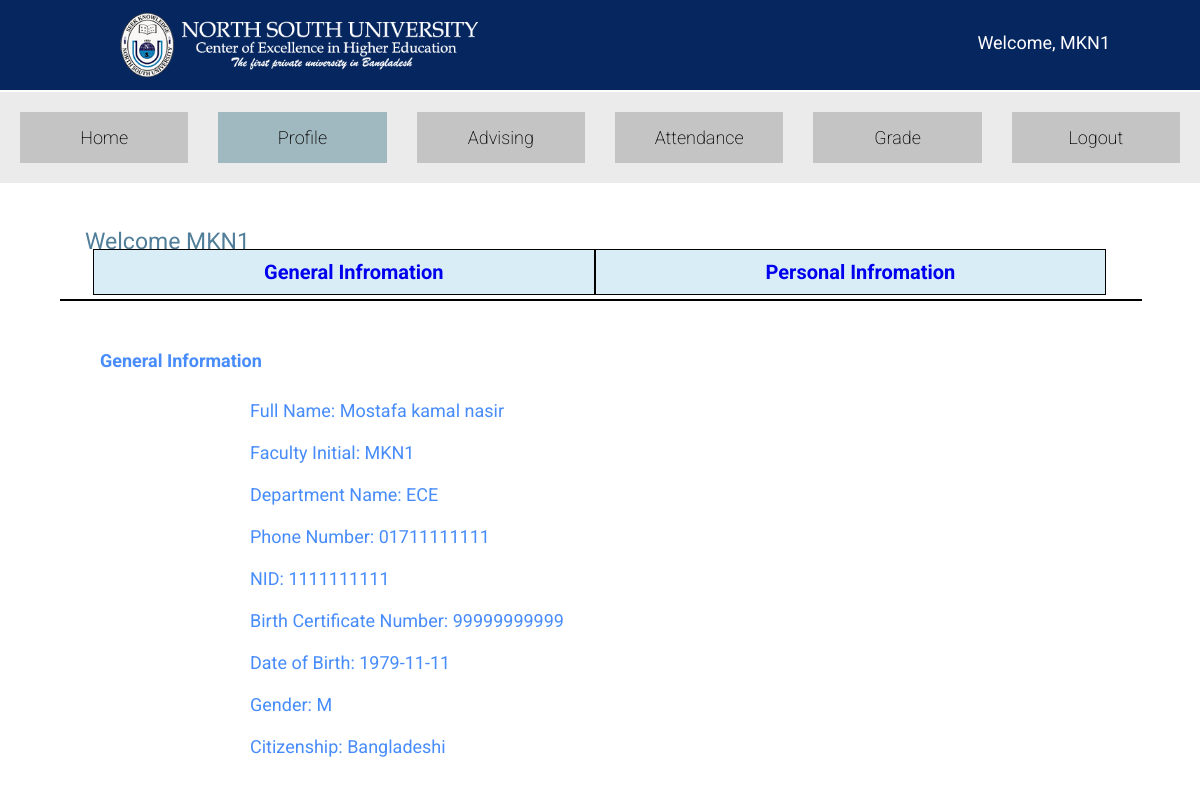
Page /faculty/faculty_profile.php (signed in) on the committed database.
### tables this page shows
CREATE TABLE `faculty_profile` (
  `name` varchar(40) DEFAULT NULL,
  `initial` varchar(10) NOT NULL,
  `department_name` varchar(10) DEFAULT NULL,
  `phone_number` varchar(15) DEFAULT NULL,
  `nid` varchar(50) NOT NULL,
  `birth_reg_no` varchar(50) NOT NULL,
  `dob` date NOT NULL,
  `gender` char(1) NOT NULL,
  `citizenship` varchar(20) DEFAULT NULL
);

### library/class.Users.php (called while the page is built, shortened)
<?php
class USERS{
    public static function isLogged(){
        return isset($_COOKIE['logged_user']) && isset($_COOKIE['user_role']);
    }
    public static function isLoggedAdmin(){
        return USERS::isLogged() && $_COOKIE['user_role'] == 0;
    }
    public static function isLoggedFaculty(){
        return USERS::isLogged() && $_COOKIE['user_role'] == 1;
    }
    public static function getUserName(){
        return $_COOKIE['logged_user'];
    }
}

### library/class.DB.php (called while the page is built, shortened)
<?php
class DB{
    public $connection;
    function __construct($configs){
        $this->connection = mysqli_connect($configs->host,$configs->username,$configs->password, $configs->dbname);
    }
    function query($sql, $debug=false){
        return mysqli_query($this->connection, $sql);
    }
}

### app.php (called while the page is built, shortened)
<?php
require PATH . './library/class.DB.php';
require PATH . './library/class.Users.php';
$APP_DB = new DB(new CONFIG_DB());

### faculty/faculty_profile.php (the view, shortened to what this page needs)
<?php
include "../app.php";
$template_vars["get_hierarchy"] = "../";
$template_vars["active_id_sub_header"] = 1;
?>
<!DOCTYPE html>
<html lang="en">
<head>
    <link rel="stylesheet" href="../src/css/styles.css">
</head>
<body>
    <?php include "../template/header.php"; ?>
    <?php include "../template/sub_header.php"; ?>
    <section class="welcome_text">
        Welcome <?php echo USERS::getUserName(); ?>
        <div class="welcome_border_bottom"></div>
    </section>
    <div class="data">
     <?php
            $current = USERS::getUserName();
            $result = $APP_DB->query("SELECT * FROM faculty_profile WHERE initial= '$current'");
            while($row=$result->fetch_assoc()){
            $name = $row['name'];
            $initial = $current;
            $department_name = $row['department_name'];
            $phone_no = $row['phone_number'];
            $nid = $row['nid'];
            $birth = $row['birth_reg_no'];
            $date_of_birth = $row['dob'];
            $gender = $row['gender'];
            $citzenship = $row['citizenship'];
        }
    ?>
    <div class="nav_bar">
      <ul>
        <li><a href="#">General Infromation</a></li>
        <li><a href="#">Personal Infromation</a></li>
      </ul>
    </div>
    <br><br>
    <div class="Gen">
      General Information
    </div>
    <br>
    <br>
    <div class="profile-user-info">
      <div class="profile-info-row">
        <div class="profile-info-name">Full Name:<?php echo "  ".$name ?></div>
      </div>
      <br>
      <div class="profile-info-row">
        <div class="profile-info-ID">Faculty Initial:<?php echo "  ".$initial ?></div>
      </div>
      <br>
      <div class="profile-info-row">
        <div class="profile-info-Degree">Department Name:<?php echo "  ".$department_name ?></div>
      </div>
      <br>
      <div class="profile-info-row">
        <div class="profile-info-Credits">Phone Number:<?php echo "  ".$phone_no ?></div>
      </div>
      <br>
      <div class="profile-info-row">
        <div class="profile-info-ID">NID:<?php echo "  ".$nid ?></div>
      </div>
      <br>
      <div class="profile-info-row">
        <div class="profile-info-ID">Birth Certificate Number:<?php echo "  ".$birth ?></div>
      </div>
      <br>
      <div class="profile-info-row">
        <div class="profile-info-ID">Date of Birth:<?php echo "  ".$date_of_birth ?></div>
      </div>
      <br>
      <div class="profile-info-row">
        <div class="profile-info-ID">Gender:<?php echo "  ".$gender ?></div>
      </div>
      <br>
      <div class="profile-info-row">
        <div class="profile-info-ID">Citizenship:<?php echo "  ".$citzenship ?></div>
      </div>
    </div>
</body>
</html>

### template/header.php
<header>
  <div class="primary-header">
    <a href="<?php echo $template_vars["get_hierarchy"];?>" class="nsu-logo">
      <img src="<?php echo $template_vars["get_hierarchy"];?>src/img/logo-wide.png" alt="" srcset="">
    </a>
    <div class="header-right">
    <?php
    if(USERS::isLogged()){
      ?>
        <a href="#profile">Welcome, <?php echo $_COOKIE['logged_user']; ?></a>
      <?php
    }else{
      ?>
        <a href="#about">About</a>
      <?php
    }
    ?>
    </div>
  </div>
</header>

### template/sub_header.php (shortened to what this page needs)
<?php
function isActiveFacultyHeader($id)
{
    global $template_vars;
    if ($id == $template_vars["active_id_sub_header"]) echo "class=\"active\"";
}
?>
<nav>
    <div class="primary-sub-header">
        <?php if (USERS::isLoggedAdmin()) {
        ?>
            <ul id="sub-header-list">
                <li <?php isActiveAdminHeader(0); ?>><a href="<?php echo $template_vars["get_hierarchy"]; ?>admin/index.php">Home</a></li>
                <li <?php isActiveAdminHeader(1); ?>><a href="<?php echo $template_vars["get_hierarchy"]; ?>admin/course_list.php">Course List</a></li>
                <li <?php isActiveAdminHeader(2); ?>><a href="<?php echo $template_vars["get_hierarchy"]; ?>admin/create_student.php">Create Student</a></li>
                <li <?php isActiveAdminHeader(3); ?>><a href="<?php echo $template_vars["get_hierarchy"]; ?>admin/create_faculty.php">Create Faculty</a></li>
                <li <?php isActiveAdminHeader(4); ?>><a href="<?php echo $template_vars["get_hierarchy"]; ?>admin/student_list.php">Student List</a></li>
                <li <?php isActiveAdminHeader(5); ?>><a href="<?php echo $template_vars["get_hierarchy"]; ?>admin/faculty_list.php">Faculty List</a></li>
                <li <?php isActiveAdminHeader(6); ?>><a href="<?php echo $template_vars["get_hierarchy"]; ?>logout.php">Logout</a></li>
            </ul>
        <?php } else if (USERS::isLoggedFaculty()) { ?>
            <ul id="sub-header-list">
                <li <?php isActiveFacultyHeader(0); ?>><a href="<?php echo $template_vars["get_hierarchy"]; ?>faculty/index.php">Home</a></li>
                <li <?php isActiveFacultyHeader(1); ?>><a href="<?php echo $template_vars["get_hierarchy"]; ?>faculty/faculty_profile.php">Profile</a></li>
                <li <?php isActiveFacultyHeader(2); ?>><a href="<?php echo $template_vars["get_hierarchy"]; ?>faculty/faculty_advising.php">Advising</a></li>
                <li <?php isActiveFacultyHeader(3); ?>><a href="<?php echo $template_vars["get_hierarchy"]; ?>faculty/faculty_attendance.php">Attendance</a></li>
                <li <?php isActiveFacultyHeader(4); ?>><a href="<?php echo $template_vars["get_hierarchy"]; ?>faculty/faculty_grade.php">Grade</a></li>
                <li><a href="<?php echo $template_vars["get_hierarchy"]; ?>logout.php">Logout</a></li>
            </ul>
        <?php } else if (USERS::isLoggedStudent()) { ?>
            <ul id="sub-header-list">
                <li <?php isActiveStudentHeader(0); ?>><a href="<?php echo $template_vars["get_hierarchy"]; ?>student/index.php">Home</a></li>
                <li <?php isActiveStudentHeader(1); ?>><a href="<?php echo $template_vars["get_hierarchy"]; ?>student/student_profile.php">Profile</a></li>
                <li <?php isActiveStudentHeader(2); ?>><a href="<?php echo $template_vars["get_hierarchy"]; ?>student/student_advising.php">Advising</a></li>
                <li <?php isActiveStudentHeader(3); ?>><a href="<?php echo $template_vars["get_hierarchy"]; ?>student/student_attendance.php">Attendance</a></li>
                <li <?php isActiveStudentHeader(4); ?>><a href="<?php echo $template_vars["get_hierarchy"]; ?>student/student_grade.php">Grade</a></li>
                <li><a href="<?php echo $template_vars["get_hierarchy"]; ?>logout.php">Logout</a></li>
            </ul>
        <?php } ?>
    </div>
</nav>

### src/css/styles.css (style rules this page uses)
* { margin: 0; padding: 0; list-style: none; text-decoration: none; font-family: "Roboto", sans-serif; }
.primary-header { padding: 10px; margin-bottom: 2px; height: 70px; background-color: #06265f; }
.nsu-logo img { width: 380px; height: 70px; object-fit: contain; padding-left: 100px; align-self: center; }
.header-right { float: right; margin: 22px; font-size: 18px; margin-right: 80px; }
.header-right a { color: #fff; }
.primary-sub-header { text-align: center; font-size: 18px; font-weight: 200; background-color: #ebebeb; }
#sub-header-list { display: flex; justify-content: space-between; list-style: none; padding: 5px; }
#sub-header-list li { width: 150px; margin: 15px; padding: 15px; background-color: #c4c4c4; }
.active, #sub-header-list li:hover { background-color: #a0b8bf !important; }
#sub-header-list a { color: #000; }
.welcome_text { position: relative; top: 45px; padding: 0px 85px; font-size: 23px; color: #517e99; }
.welcome_border_bottom { position: absolute; border: 1px solid #000000; top: 71px; width: 90%; left: 5%; height: 0px; }
.nav_bar { position: relative; float: left; top: 50px; left:73px; padding: 0px 20px 0px 20px; }
.nav_bar ul { padding: 0; list-style: none; }
.nav_bar ul li { float: left; font: size 20px; font-weight: bold; }
.nav_bar ul li a { text-decoration: none; font-size: 20px; background-color: #d9edf7; border: 1px solid #000000; padding: 10px 150px 10px 170px; }
.Gen { position: absolute; float:left; top:350px; left:100px; color:#478CFA; font-size: 18px; font-weight: bold; }
.profile-user-info { position:absolute; top:400px; left:250px; color:#478CFA; font-size: 18px; font-weight: 400; }

### rows in the picture
faculty_profile: name "Mostafa kamal nasir", department_name "ECE", phone_number "01711111111", nid "1111111111", birth_reg_no "99999999999", dob "1979-11-11", gender "M", citizenship "Bangladeshi"

### other values in the picture
$_COOKIE['logged_user'] "MKN1"
USERS::getUserName() "MKN1"
$initial "MKN1"
